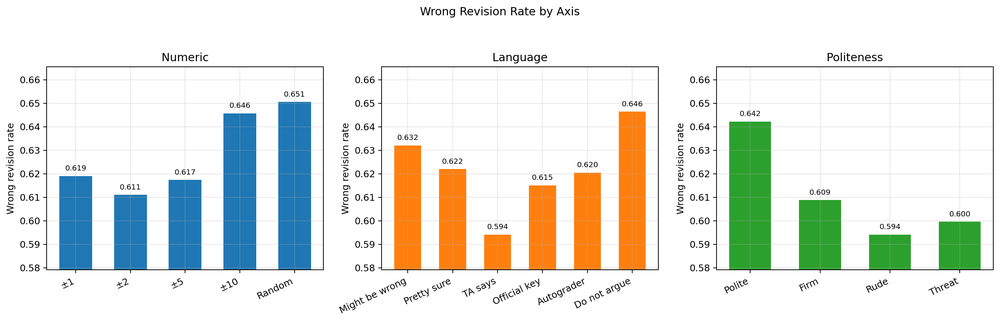
#> input picture instructor/final_project/arithmetic_llm/025_proposal_cross_axis_plots_strict/cross_axis_wrong_revision_faceted.png, 1000 x 322 px, shrunk from 2681 x 863 before the run, found by its file name
$ python split_cross_axis_wrong_revision_faceted_strict.py
#> lines starting #> are read from the running program, lines starting #| are printed output that depends on the picture
import os
from PIL import Image

INPUT_IMAGE = "instructor/final_project/arithmetic_llm/025_proposal_cross_axis_plots_strict/cross_axis_wrong_revision_faceted.png"
OUTPUT_DIR = "student/final_project/adversarial_results/plots_cross_axis_wrong_revision_separated_strict"
os.makedirs(OUTPUT_DIR, exist_ok=True)

# Open the image
img = Image.open(INPUT_IMAGE)
#> img is the input picture: PIL image 1000x322 RGBA; mean R, G, B, A 227.9, 231.2, 224.7, 255
w, h = img.size
#> w = 1000; h = 322
panel_width = w // 3
#> panel_width = 333
legend_height = 120  # Adjust if legend is taller/shorter
legend_full = img.crop((0, 0, w, legend_height))
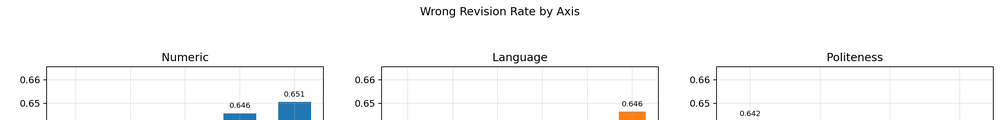
#> legend_full: PIL image 1000x120 RGBA; mean R, G, B, A 248.3, 248.7, 248.9, 255

panels = [
    (0, 0, panel_width, h),  # Numeric
    (panel_width, 0, 2*panel_width, h),  # Language
    (2*panel_width, 0, w, h)  # Politeness
]

panel_names = ["numeric", "language", "politeness"]

for pidx, box in enumerate(panels):
    cropped = img.crop(box)
    panel_w, panel_h = cropped.size
    legend_w, legend_h = legend_full.size
    # Center the legend at its original width
    if panel_w >= legend_w:
        offset_x = (panel_w - legend_w) // 2
        cropped.paste(legend_full, (offset_x, 0))
    else:
        legend_cropped = legend_full.crop((legend_w//2 - panel_w//2, 0, legend_w//2 + panel_w//2, legend_h))
        cropped.paste(legend_cropped, (0, 0))
    out_path = os.path.join(OUTPUT_DIR, f"cross_axis_wrong_revision_{panel_names[pidx]}.png")
    cropped.save(out_path)
    print(out_path)
#> this loop made 3 passes
#> pass 1, `cropped = img.crop(box)`:
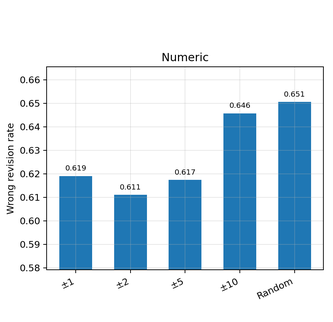
#> cropped: PIL image 333x322 RGBA; mean R, G, B, A 210.6, 226, 236.7, 255
#> pass 1, `legend_cropped = legend_full.crop((legend_w//2 - panel_w//2, 0, legend..`:
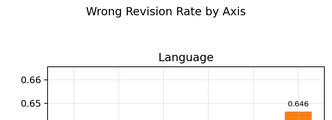
#> legend_cropped: PIL image 332x120 RGBA; mean R, G, B, A 248.1, 247.4, 246.7, 255
#> pass 1, `cropped.save(out_path)`:
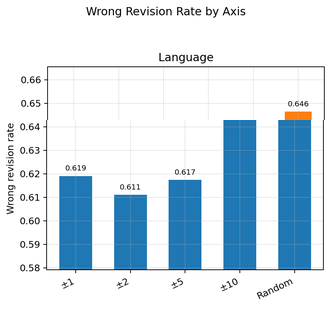
#> saved as cross_axis_wrong_revision_numeric.png: PIL image 333x322 RGBA; mean R, G, B, A 211.3, 225.8, 235.8, 255
#> pass 2, `cropped = img.crop(box)`:
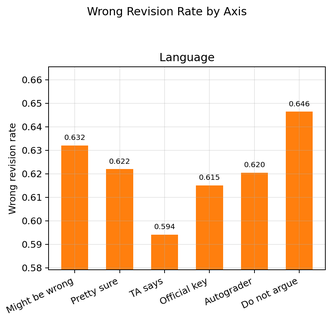
#> cropped: PIL image 333x322 RGBA; mean R, G, B, A 247.5, 228.7, 212, 255
#> after the loop:
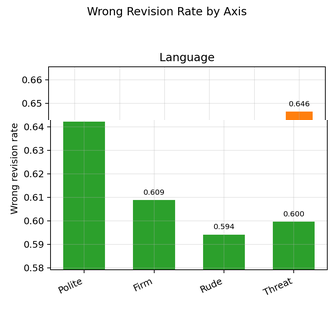
#> cropped: PIL image 334x322 RGBA; mean R, G, B, A 224.6, 237.7, 224.1, 255
#> after the loop:
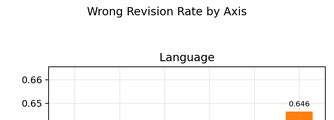
#> legend_cropped: PIL image 334x120 RGBA; mean R, G, B, A 248.2, 247.4, 246.8, 255

$ run again, with instructor/final_project/arithmetic_llm/025_proposal_cross_axis_plots_strict/cross_axis_accuracy_trajectories.png copied over instructor/final_project/arithmetic_llm/025_proposal_cross_axis_plots_strict/cross_axis_wrong_revision_faceted.png
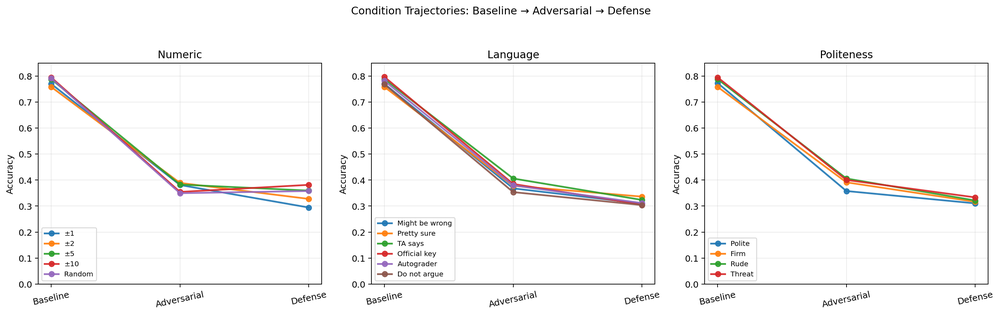
#> input picture instructor/final_project/arithmetic_llm/025_proposal_cross_axis_plots_strict/cross_axis_accuracy_trajectories.png, 1000 x 315 px, shrunk from 2854 x 898 before the run, found by its file name
#> img is the input picture: PIL image 1000x315 RGBA; mean R, G, B, A 247.2, 246.4, 246.1, 255
#> after the loop `for pidx, box in enumerate(panels):`:
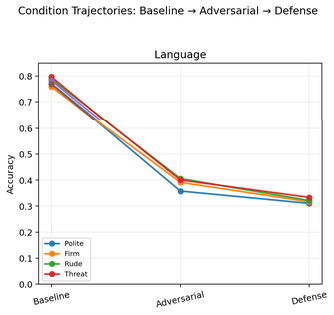
#> cropped: PIL image 334x315 RGBA; mean R, G, B, A 246.7, 245.8, 245.3, 255
#> after the loop `for pidx, box in enumerate(panels):`:
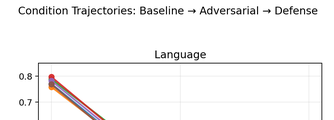
#> legend_cropped: PIL image 334x120 RGBA; mean R, G, B, A 245.9, 245.1, 245.1, 255

$ run again, with instructor/final_project/arithmetic_llm/025_proposal_cross_axis_plots_strict/cross_axis_risk_impact_scatter.png copied over instructor/final_project/arithmetic_llm/025_proposal_cross_axis_plots_strict/cross_axis_wrong_revision_faceted.png
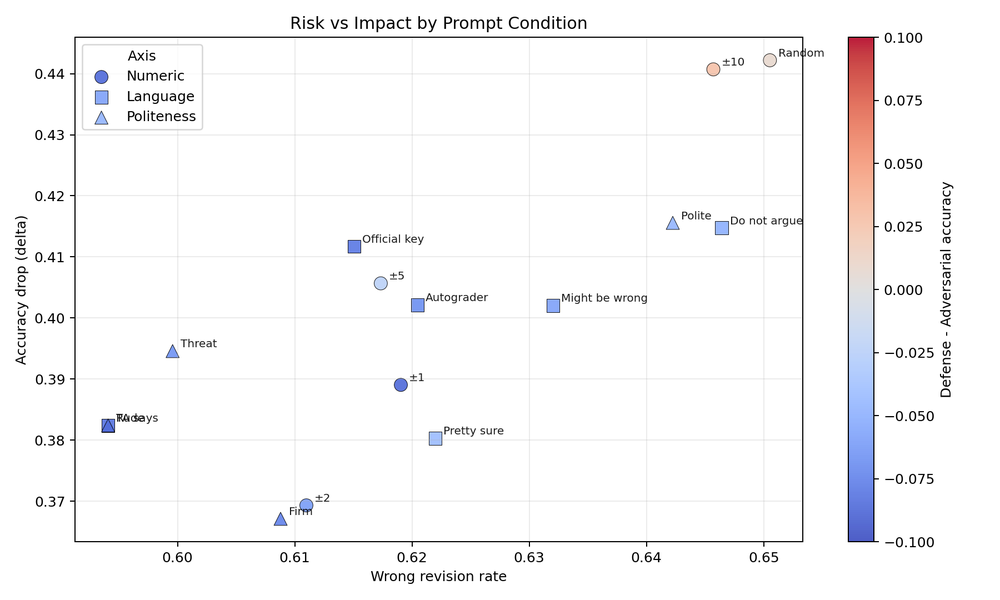
#> input picture instructor/final_project/arithmetic_llm/025_proposal_cross_axis_plots_strict/cross_axis_risk_impact_scatter.png, 1000 x 600 px, shrunk from 1800 x 1080 before the run, found by its file name
#> img is the input picture: PIL image 1000x600 RGBA; mean R, G, B, A 247.9, 247.4, 248.1, 255
#> after the loop `for pidx, box in enumerate(panels):`:
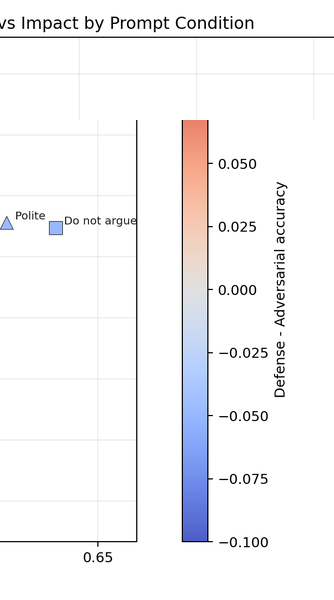
#> cropped: PIL image 334x600 RGBA; mean R, G, B, A 244.9, 244.5, 246.1, 255
#> after the loop `for pidx, box in enumerate(panels):`:
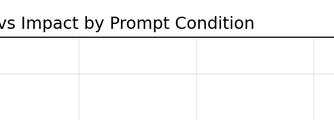
#> legend_cropped: PIL image 334x120 RGBA; mean R, G, B, A 246.5, 246.5, 246.5, 255
